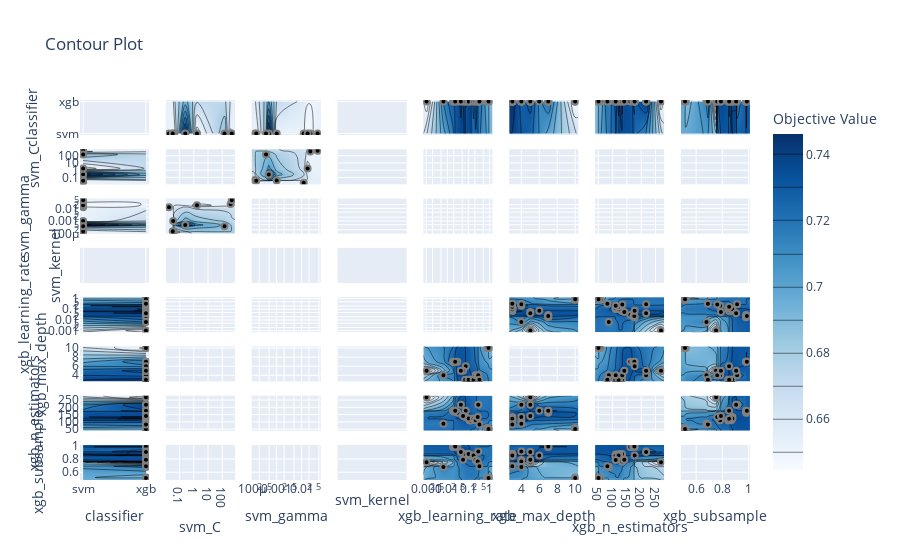

Here is the notebook cell this chart was saved with:
### Code cell
from optuna.visualization import plot_contour

plot_contour(study).show()
